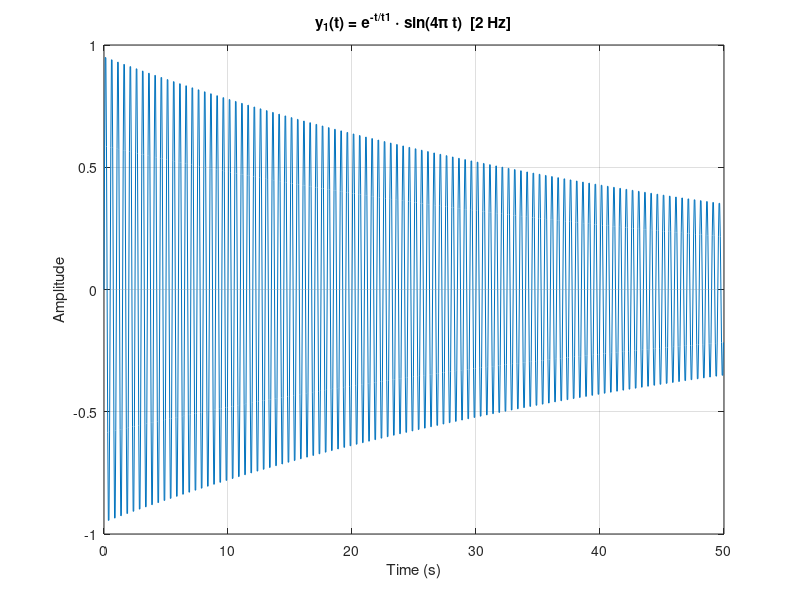
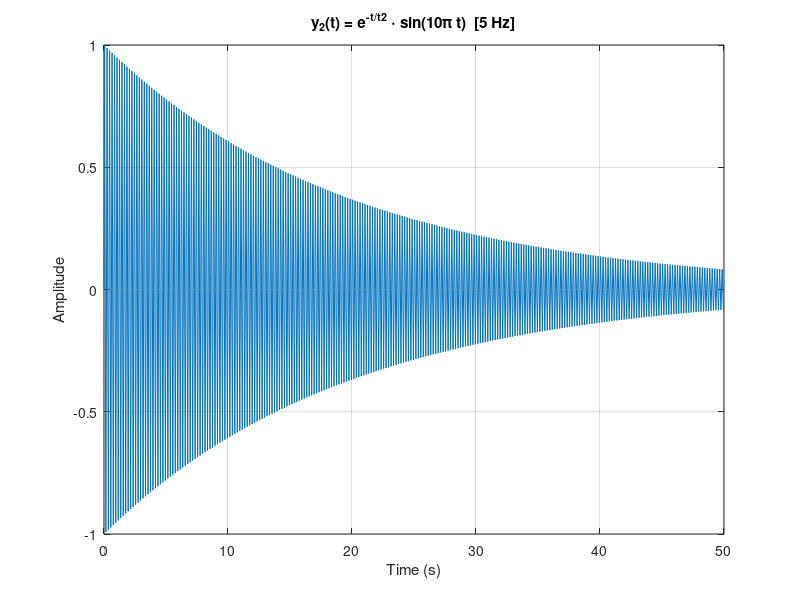
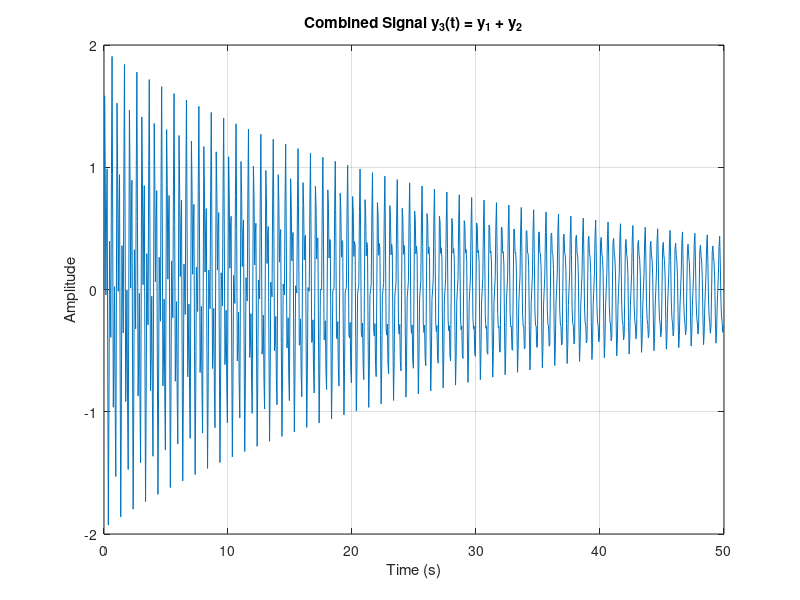
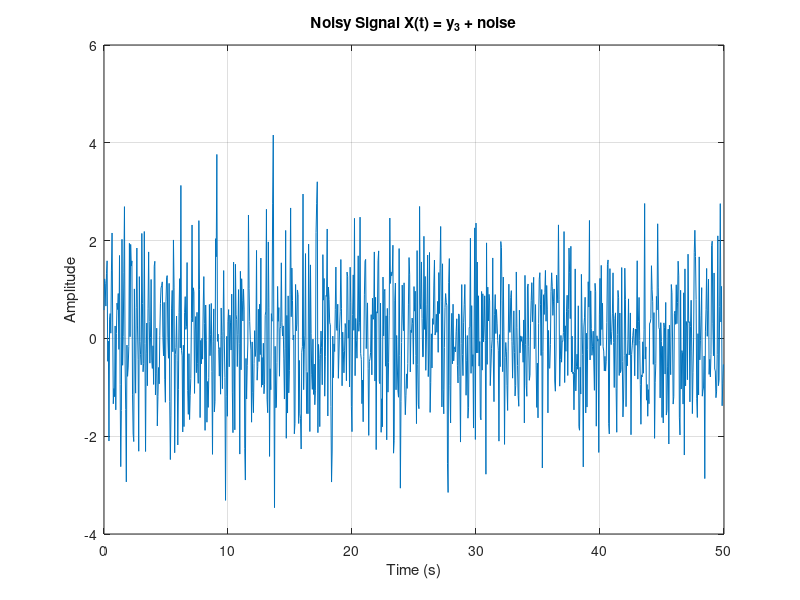

Write the MATLAB code that produced these figures, in order. (Note: this script raises an error after producing the figures.)

clear all
close all
clc

%% ----------------- 1D Fourier Transform -----------------
x1 = 0:1:250;
t1 = 50;
t2 = 20;

Fs = 20;           % Sampling frequency
T = 1/Fs;          % Sampling period
L = 1000;          % Length of signal
t = (0:L-1)*T;     % Time vector

% Signals
y1 = exp(-t./t1).*sin(2*2*pi*t);    % 2 Hz damped sine
y2 = exp(-t./t2).*sin(5*2*pi*t);    % 5 Hz damped sine
y3 = y1 + y2;                       % Combined signal
X = y3 + randn(size(t));           % Add Gaussian noise

% Plot y1
figure()
plot(t, y1)
xlabel('Time (s)')
ylabel('Amplitude')
title('y_1(t) = e^{-t/t1} \cdot sin(4\pi t)  [2 Hz]')
grid on

% Plot y2
figure()
plot(t, y2)
xlabel('Time (s)')
ylabel('Amplitude')
title('y_2(t) = e^{-t/t2} \cdot sin(10\pi t)  [5 Hz]')
grid on

% Plot combined signal y3
figure()
plot(t, y3)
xlabel('Time (s)')
ylabel('Amplitude')
title('Combined Signal y_3(t) = y_1 + y_2')
grid on

% Plot noisy signal
figure()
plot(t, X)
xlabel('Time (s)')
ylabel('Amplitude')
title('Noisy Signal X(t) = y_3 + noise')
grid on

% FFT
Y = fft(X);
f = Fs*(0:(L/2))/L;           % One-sided frequency axis
P2 = abs(Y/L);                % Two-sided spectrum
P1 = P2(1:L/2+1);             % One-sided spectrum
P1(2:end-1) = 2*P1(2:end-1);  % Adjust amplitude

% Plot magnitude spectrum and annotate frequency peaks
figure(); 
plot(f, P1); 
xlabel('Frequency (Hz)'); 
ylabel('|Y(f)|');
title('Magnitude Spectrum with Peak Annotations');
grid on
hold on

% Peak detection with threshold to avoid noise peaks
[peaks, locs] = findpeaks(P1, f, 'MinPeakHeight', max(P1)*0.3);

% Plot and label each detected peak
for i = 1:length(locs)
    % Draw a red circle at the peak
    plot(locs(i), peaks(i), 'ro', 'MarkerSize', 10, 'LineWidth', 1.5);
    
    % Label the peak
    if abs(locs(i) - 2) < 0.5
        label = '2 Hz (y_1)';
    elseif abs(locs(i) - 5) < 0.5
        label = '5 Hz (y_2)';
    else
        label = sprintf('%.2f Hz', locs(i));
    end
    
    text(locs(i)+0.2, peaks(i), label, 'Color', 'red', ...
        'FontWeight', 'bold', 'FontSize', 10);
end


% Inverse FFT reconstruction
Z = ifft(Y);
figure()
plot(t, real(Z))
xlabel('Time (s)')
ylabel('Amplitude')
title('Reconstructed Signal from Inverse FFT of X(t)')
grid on


%% 2D
% Create checkerboard image
n = 8;  % number of checkers per row/column
squareSize = 32; % pixels per checker
imgSize = n * squareSize;

% Create checkerboard pattern
checker = checkerboard(squareSize, n, n) > 0.5;
checker = double(checker);  % convert to double precision image

% Show original checkerboard
figure;
imshow(checker);
title('Original Checkerboard Image');
% Compute the 2D FFT
F = fft2(checker);
F_shifted = fftshift(F);  % Center zero frequency

% Compute magnitude and phase spectra
magF = abs(F_shifted);
logMagF = log(1 + magF);  % for visualization

% Show log-magnitude of Fourier spectrum
figure;
imshow(logMagF, []);
title('Log Magnitude Spectrum (Centered)');

% Frequency axes (normalized from -0.5 to 0.5)
fx = linspace(-0.5, 0.5, imgSize);
fy = linspace(-0.5, 0.5, imgSize);

% Show frequency plot with axes
figure;
imagesc(fx, fy, logMagF);
axis image;
xlabel('fx'); ylabel('fy');
title('Calibrated Frequency Domain (Log Magnitude)');
colorbar;

% Inverse transform
reconstructed = ifft2(F);

% Visualize real part (should match original image)
figure;
imshow(real(reconstructed), []);
title('Reconstructed Image from Inverse FFT');

% Add a white circle to checkerboard
[x, y] = meshgrid(1:size(checker,2), 1:size(checker,1));  % Match image size
circle = sqrt((x - size(checker,2)/2).^2 + (y - size(checker,1)/2).^2) < 30;

% Add the circle to the checkerboard
checker_mod = checker + double(circle);  % Convert logical to double
% Show modified image
figure;
imshow(checker_mod, []);
title('Modified Image with Circle');

% Show modified Fourier transform
F_mod = fftshift(fft2(checker_mod));
figure;
imshow(log(1 + abs(F_mod)), []);
title('Fourier Transform of Modified Image');
% Add Gaussian noise
checker_noise = checker + 0.3*randn(size(checker));

% Show noisy image
figure;
imshow(checker_noise, []);
title('Noisy Checkerboard');

% Show FFT of noisy image
F_noise = fftshift(fft2(checker_noise));
figure;
imshow(log(1 + abs(F_noise)), []);
title('Fourier Transform of Noisy Image');
% Create low-pass filter (centered circle)
[rows, cols] = size(F_shifted);
[xx, yy] = meshgrid(1:cols, 1:rows);
mask_radius = 40;
low_pass_mask = sqrt((xx - cols/2).^2 + (yy - rows/2).^2) < mask_radius;

% Apply filter
F_filtered = F_shifted .* low_pass_mask;

% Inverse FFT
filtered_img = ifft2(ifftshift(F_filtered));

% Show result
figure;
imshow(real(filtered_img), []);
title('Low-Pass Filtered Image');
% Create a high-pass mask (inverse of low-pass)
[rows, cols] = size(F_shifted);
[xx, yy] = meshgrid(1:cols, 1:rows);
mask_radius = 40;
low_pass_mask = sqrt((xx - cols/2).^2 + (yy - rows/2).^2) < mask_radius;

% Invert it for high-pass
high_pass_mask = ~low_pass_mask;

% Apply the high-pass filter
F_highpass = F_shifted .* high_pass_mask;

% Inverse FFT
F_highpass_unshift = ifftshift(F_highpass);
img_highpass = real(ifft2(F_highpass_unshift));

% Display result
figure;
imshow(img_highpass, []);
title('High-Pass Filtered Image');
% FFT of low-pass filtered image
F_after_lowpass = fftshift(fft2(real(filtered_img)));
figure;
imshow(log(1 + abs(F_after_lowpass)), []);
title('Fourier Transform After Low-Pass Filtering');
% FFT of high-pass filtered image
F_after_highpass = fftshift(fft2(img_highpass));
figure;
imshow(log(1 + abs(F_after_highpass)), []);
title('Fourier Transform After High-Pass Filtering');
